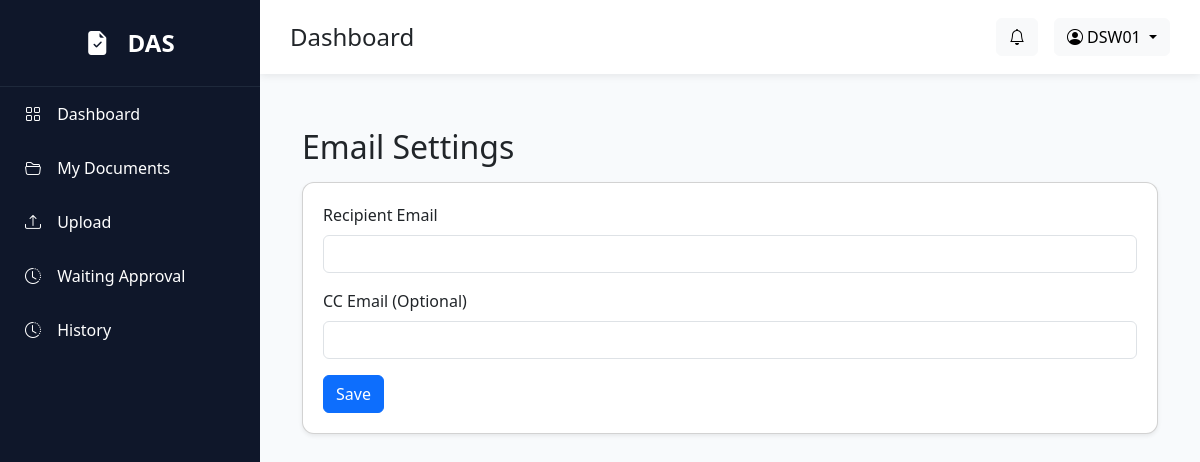
The app's page /settings (signed in), older data.
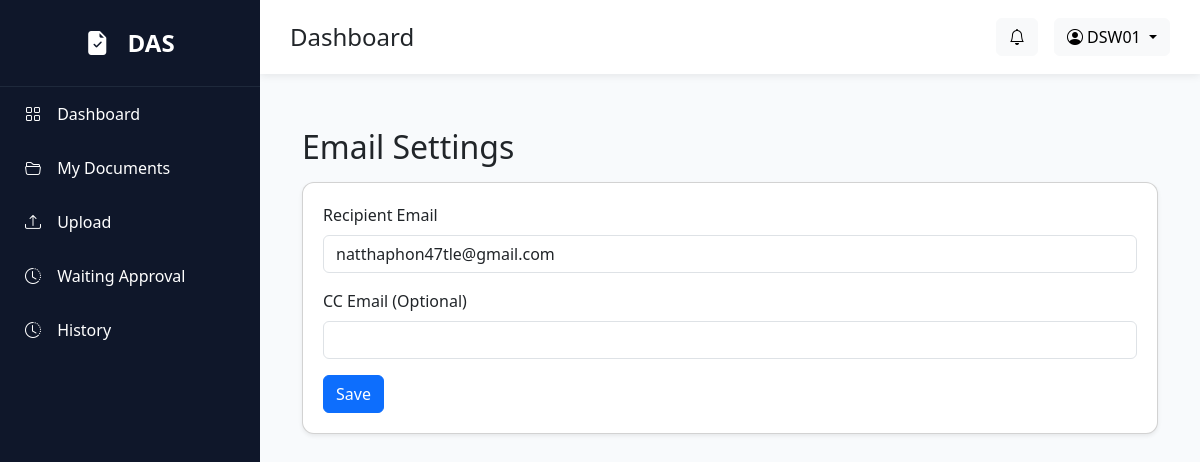
The same page, newer data.
### models/email_setting.py (models this page shows)
class EmailSetting(db.Model):
    __tablename__ = "email_settings"
    id = db.Column(db.Integer, primary_key=True)
    recipient_email = db.Column(
        db.String(255),
        nullable=False
    )
    cc_email = db.Column(
        db.String(255),
        nullable=True
    )
    updated_at = db.Column(
        db.DateTime,
        default=datetime.utcnow,
        onupdate=datetime.utcnow
    )

### routes/settings.py (the view)
@settings_bp.route("/settings", methods=["GET", "POST"])
def settings():
    email_setting = EmailSetting.query.first()
    if request.method == "POST":
        email_setting.recipient_email = request.form["recipient_email"]
        email_setting.cc_email = request.form["cc_email"]
        db.session.commit()
        flash("Email settings updated successfully.", "success")
        return redirect("/settings")
    return render_template(
        "settings/index.html",
        email_setting=email_setting
    )

### app.py (called while the page is built)
@login_manager.user_loader
def load_user(user_id):
    return User.query.get(int(user_id))

### templates/settings/index.html
{% extends "layout/base.html" %}
{% block content %}
<div class="container mt-4">
    <h2>Email Settings</h2>
    <form method="POST">
    <div class="card shadow-sm mt-3">
        <div class="card-body">
            <label class="form-label">
                Recipient Email
            </label>
            <input
                type="email"
                class="form-control"
                name="recipient_email"
                value="{{ email_setting.recipient_email }}"
                required
            >
            <label class="form-label mt-3">
                CC Email (Optional)
            </label>
            <input
                type="email"
                class="form-control"
                name="cc_email"
                value="{{ email_setting.cc_email or '' }}"
            >
            <button
                class="btn btn-primary mt-3">
                Save
            </button>
        </div>
    </div>
</form>
{% endblock %}

Row changes from the older to the newer data that the page shows:
added EmailSetting: recipient_email "natthaphon47tle@gmail.com"
